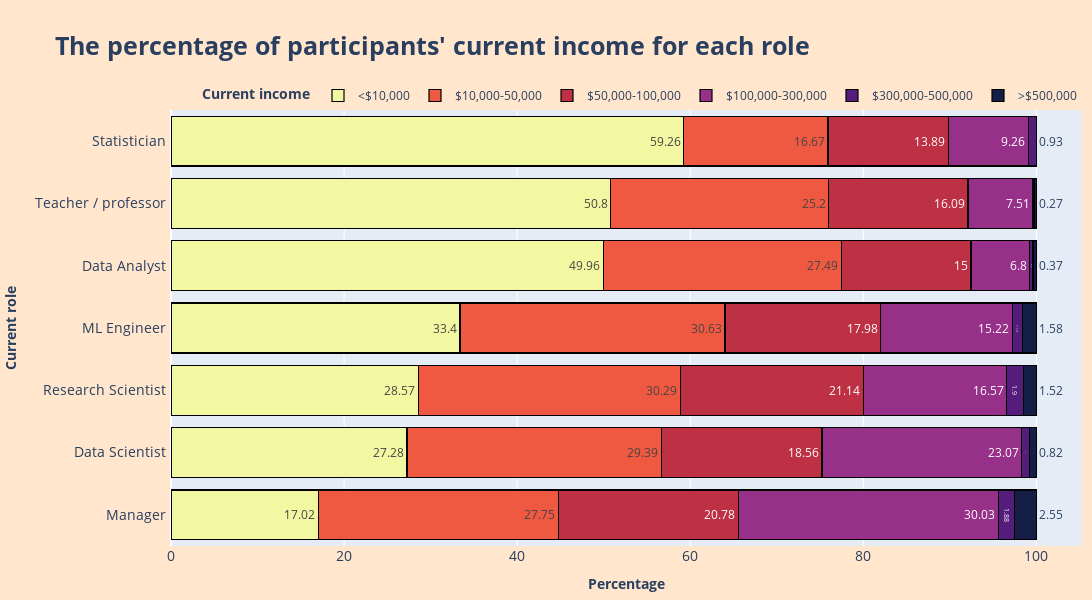

The code cell stored with this chart in its notebook:
### Markdown cell above
Finally, make a visualization for a clearly view of the distribution. In this case, I will use stacked bar chart to show the distribution of income range for each data role.

### Code cell
fig = stacked_bar_plot(filtered_role_income_df, 'Percentage', 'Current role', 'Current income' , 'Percentage', ['#F2F7A1', '#F05941', '#BE3144', '#973089', '#541c7b','#141E46'], 0, 0)
fig.update_layout(
    title_text = '<b>The percentage of participants\' current income for each role</b>',
    width = 1100,
    height = 600,
    margin = dict(l=10, r=10, t=110, b=20),
    legend=dict( orientation="h", yanchor="bottom", y=1, xanchor="right", x = 1)
)

fig.update_traces(marker_line_color='black', marker_line_width=1.2, hovertemplate='<b>%{text} (%)</b> of <b>%{y}</b> have the income <b>%{fullData.name}</b>')
fig.show()

### Figure 1 — Plotly figure (JSON) as saved in the notebook; plotly's stock layout.template omitted (floating-point values rounded to 4 significant figures)
{"data": [{"alignmentgroup": "True", "hovertemplate": "<b>%{text} (%)</b> of <b>%{y}</b> have the income <b>%{fullData.name}</b>", "legendgroup": "<$10,000", "marker": {"color": "#F2F7A1", "line": {"color": "black", "width": 1.2}, "pattern": {"shape": ""}}, "name": "<$10,000", "offsetgroup": "<$10,000", "orientation": "h", "showlegend": true, "text": [17.02, 27.28, 28.57, 33.4, 49.96, 50.8, 59.26], "textposition": "auto", "type": "bar", "x": [17.02, 27.28, 28.57, 33.4, 49.96, 50.8, 59.26], "xaxis": "x", "y": ["Manager", "Data Scientist", "Research Scientist", "ML Engineer", "Data Analyst", "Teacher / professor", "Statistician"], "yaxis": "y"}, {"alignmentgroup": "True", "hovertemplate": "<b>%{text} (%)</b> of <b>%{y}</b> have the income <b>%{fullData.name}</b>", "legendgroup": "$10,000-50,000", "marker": {"color": "#F05941", "line": {"color": "black", "width": 1.2}, "pattern": {"shape": ""}}, "name": "$10,000-50,000", "offsetgroup": "$10,000-50,000", "orientation": "h", "showlegend": true, "text": [16.67, 25.2, 27.49, 27.75, 29.39, 30.29, 30.63], "textposition": "auto", "type": "bar", "x": [16.67, 25.2, 27.49, 27.75, 29.39, 30.29, 30.63], "xaxis": "x", "y": ["Statistician", "Teacher / professor", "Data Analyst", "Manager", "Data Scientist", "Research Scientist", "ML Engineer"], "yaxis": "y"}, {"alignmentgroup": "True", "hovertemplate": "<b>%{text} (%)</b> of <b>%{y}</b> have the income <b>%{fullData.name}</b>", "legendgroup": "$50,000-100,000", "marker": {"color": "#BE3144", "line": {"color": "black", "width": 1.2}, "pattern": {"shape": ""}}, "name": "$50,000-100,000", "offsetgroup": "$50,000-100,000", "orientation": "h", "showlegend": true, "text": [13.89, 15, 16.09, 17.98, 18.56, 20.78, 21.14], "textposition": "auto", "type": "bar", "x": [13.89, 15, 16.09, 17.98, 18.56, 20.78, 21.14], "xaxis": "x", "y": ["Statistician", "Data Analyst", "Teacher / professor", "ML Engineer", "Data Scientist", "Manager", "Research Scientist"], "yaxis": "y"}, {"alignmentgroup": "True", "hovertemplate": "<b>%{text} (%)</b> of <b>%{y}</b> have the income <b>%{fullData.name}</b>", "legendgroup": "$100,000-300,000", "marker": {"color": "#973089", "line": {"color": "black", "width": 1.2}, "pattern": {"shape": ""}}, "name": "$100,000-300,000", "offsetgroup": "$100,000-300,000", "orientation": "h", "showlegend": true, "text": [6.8, 7.51, 9.26, 15.22, 16.57, 23.07, 30.03], "textposition": "auto", "type": "bar", "x": [6.8, 7.51, 9.26, 15.22, 16.57, 23.07, 30.03], "xaxis": "x", "y": ["Data Analyst", "Teacher / professor", "Statistician", "ML Engineer", "Research Scientist", "Data Scientist", "Manager"], "yaxis": "y"}, {"alignmentgroup": "True", "hovertemplate": "<b>%{text} (%)</b> of <b>%{y}</b> have the income <b>%{fullData.name}</b>", "legendgroup": "$300,000-500,000", "marker": {"color": "#541c7b", "line": {"color": "black", "width": 1.2}, "pattern": {"shape": ""}}, "name": "$300,000-500,000", "offsetgroup": "$300,000-500,000", "orientation": "h", "showlegend": true, "text": [0.13, 0.37, 0.88, 0.93, 1.19, 1.88, 1.9], "textposition": "auto", "type": "bar", "x": [0.13, 0.37, 0.88, 0.93, 1.19, 1.88, 1.9], "xaxis": "x", "y": ["Teacher / professor", "Data Analyst", "Data Scientist", "Statistician", "ML Engineer", "Manager", "Research Scientist"], "yaxis": "y"}, {"alignmentgroup": "True", "hovertemplate": "<b>%{text} (%)</b> of <b>%{y}</b> have the income <b>%{fullData.name}</b>", "legendgroup": ">$500,000", "marker": {"color": "#141E46", "line": {"color": "black", "width": 1.2}, "pattern": {"shape": ""}}, "name": ">$500,000", "offsetgroup": ">$500,000", "orientation": "h", "showlegend": true, "text": [0.27, 0.37, 0.82, 1.52, 1.58, 2.55], "textposition": "auto", "type": "bar", "x": [0.27, 0.37, 0.82, 1.52, 1.58, 2.55], "xaxis": "x", "y": ["Teacher / professor", "Data Analyst", "Data Scientist", "Research Scientist", "ML Engineer", "Manager"], "yaxis": "y"}], "layout": {"barmode": "stack", "height": 600, "legend": {"orientation": "h", "title": {"text": "<b>Current income</b>"}, "tracegroupgap": 0, "x": 1, "xanchor": "right", "y": 1, "yanchor": "bottom"}, "margin": {"b": 20, "l": 10, "r": 10, "t": 110}, "paper_bgcolor": "#ffe6cc", "title": {"font": {"size": 25}, "text": "<b>The percentage of participants' current income for each role</b>"}, "width": 1100, "xaxis": {"anchor": "y", "domain": [0, 1], "tickfont": {"size": 14}, "title": {"text": "<b>Percentage</b>"}}, "yaxis": {"anchor": "x", "domain": [0, 1], "tickfont": {"size": 14}, "ticksuffix": " ", "title": {"text": "<b>Current role</b>"}}}}
